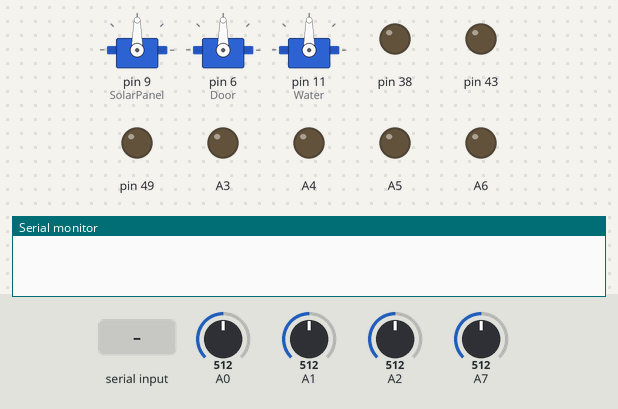
A sketch run on a simulated Arduino Mega 2560, built with avr-gcc and run on an emulated ATmega2560. Shown: 3 × servo, output pins drawn as LEDs (lit = HIGH), the last lines printed to the serial monitor. Inputs (shaded band) come from the test bench; at power-on: A1 = 512, A0 = 512, A2 = 512, A7 = 512. Pins used as bus, display or sensor lines are not drawn.

Above: at 1.2 s.
1.3 s: A1 set to 528
3.2 s: "200\n" received over Serial
At 4.0 s:
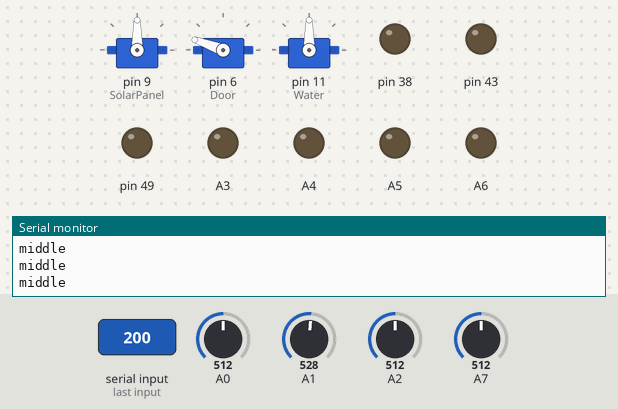
4.7 s: "5\n" received over Serial
At 6.0 s:
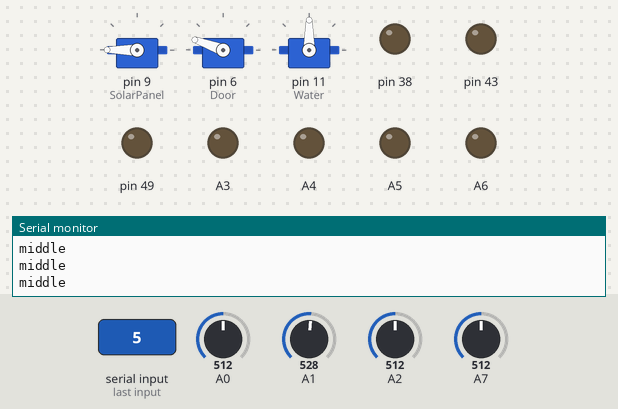
Timing chart, 0 to 7.7 s (numbered marks = the images above; inputs shaded):
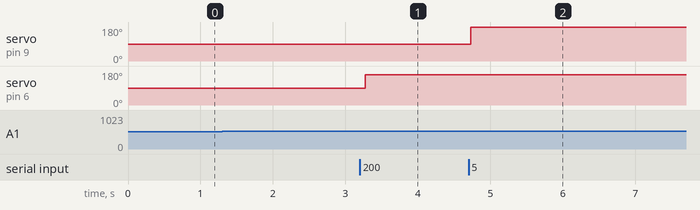

Measured:
- after the input at 3.2 s, servo on pin 6 (Door): 90° → 160° after 0.07 s
- after the input at 4.7 s, servo on pin 9 (SolarPanel): 90° → 180° at once

The sketch:

main.ino
```cpp
 /*
  *
  * 30.12.2018
  *
  * This project developt by Gamze YILMAZ and Cetin Kaya
  *
  * Kocaeli University
  *
  * gamzeyyilmazz@gmail.com
  *
  * contact@cetinkaya.co
  *
*/
#include<Keypad.h>
#include <Servo.h>
#include <SPI.h>
#include <MFRC522.h>

// RFID SPI pins config
/* -----------------------------------------------------------------------------------------
 *             MFRC522      Arduino       Arduino   Arduino    Arduino          Arduino
 *             Reader/PCD   Uno/101       Mega      Nano v3    Leonardo/Micro   Pro Micro
 * Signal      Pin          Pin           Pin       Pin        Pin              Pin
 * -----------------------------------------------------------------------------------------
 * RST/Reset   RST          9             5         D9         RESET/ICSP-5     RST
 * SPI SS      SDA(SS)      10            53        D10        10               10
 * SPI MOSI    MOSI         11 / ICSP-4   51        D11        ICSP-4           16
 * SPI MISO    MISO         12 / ICSP-1   50        D12        ICSP-1           14
 * SPI SCK     SCK          13 / ICSP-3   52        D13        ICSP-3           15
 */

#define RST_PIN         5       // RFID Reset Pin
#define SS_PIN          53      // RFID SDA Pin
MFRC522 mfrc522(SS_PIN, RST_PIN);  // Create MFRC522 instance
Servo SolarPanel; // Identifying servos
Servo Door;
Servo Water;
const byte ROWS = 4; // Keypad rows and collums
const byte COLS = 4;
char hexaKeys[ROWS][COLS] = {
  {'1', '2', '3', 'A'},
  {'4', '5', '6', 'B'},
  {'7', '8', '9', 'C'},
  {'*', '0', '#', 'D'}
};

byte rowPins[ROWS] = {36,34,32,30}; // Keypad rows and collums pins
byte colPins[COLS] = {37,35,33,31};

Keypad customKeypad = Keypad(makeKeymap(hexaKeys), rowPins, colPins, ROWS, COLS);
#define ROW_1 46
#define ROW_2 42
#define ROW_3 40
#define ROW_4 48
#define ROW_5 39
#define ROW_6 47
#define ROW_7 45
#define ROW_8 39

#define COL_1 44
#define COL_2 41
#define COL_3 A8
#define COL_4 A9
#define COL_5 A10
#define COL_6 A11
#define COL_7 A12
#define COL_8 A13

const byte rows[] =
{

    ROW_1, ROW_2, ROW_3, ROW_4, ROW_5, ROW_6, ROW_7, ROW_8

};
const byte col[] =
{

  COL_1,COL_2, COL_3, COL_4, COL_5, COL_6, COL_7, COL_8

};

// "1" is off "0" is on

byte ALL[] = {B11111111,B11111111,B11111111,B11111111,B11111111,B11111111,B11111111,B11111111};

byte EX[] = {B00000000,B00010000,B00010000,B00010000,B00010000,B00000000,B00010000,B00000000};

byte TRIANGLE[] =  {B11101111,B11010111,B10111011,B00000001,B11111111,B11111111,B11111111,B11111111};

byte SQUARE[] =  {00000000,00000000,00000000,00000000,00000000,00000000,00000000,00000000};

byte CIRCLE[] =  {B11000111,B10111011,B01111101,B01111101,B01111101,B10111011,B11000111,B11111111};

byte HEXAGON[] =  {B11111111,B11111001,B11110110,B11110110,B11111001,B11111111,B11111111,B11111111};

byte TRAPAZOID[] =  {B11111111,B11111011,B11111001,B11111010,B11111010,B11111010,B11111001,B11111011};

byte RECTANGLE[] =  {B11111111,B0000000,B01111110,B01111110,B01111110,B01111110,B00000000,B11111111};

float timeCount = 0;
int val,x,j=0,m=0;
String password[4] = {};
int val2;
int PanelLeft, PanelRight, PanelMiddle;
int RefValue = 200;

void setup()
{
  SPI.begin();           // Init SPI bus
  mfrc522.PCD_Init();    // Init MFRC522
  mfrc522.PCD_DumpVersionToSerial();  // Show details of PCD - MFRC522 Card Reader details
  Serial.println(F("Scan PICC to see UID, SAK, type, and data blocks..."));

  Serial.begin(115200);  // Open serial port
  SolarPanel.attach(9);
  Door.attach(6);
  Water.attach(11);

  for (byte i = 33; i <= 53; i++)
  pinMode(i, OUTPUT);
  pinMode(A0,INPUT);
  pinMode(A1,INPUT);
  pinMode(A2,INPUT);
  pinMode(A8, OUTPUT);
  pinMode(A9, OUTPUT);
  pinMode(A10, OUTPUT);
  pinMode(A11, OUTPUT);
  pinMode(A12, OUTPUT);
  pinMode(A13, OUTPUT);
  pinMode(A3, OUTPUT);
  pinMode(A4, OUTPUT);
  pinMode(A5, OUTPUT);
  pinMode(A6, OUTPUT);
  pinMode(A7, INPUT);
}

void loop()
{

 int CNY70Value = analogRead(A7);

 if(CNY70Value > 900) // Detects white color
  {
    Serial.println("white");
  }
  PanelLeft = analogRead(A0);
  PanelMiddle = analogRead(A1);
  PanelRight = analogRead(A2);

  if(PanelLeft > PanelRight & PanelLeft > PanelMiddle)
  {
    Serial.println("left");
    delay(50);
  }

  if (PanelMiddle > PanelLeft & PanelMiddle >PanelRight)
  {
    Serial.println("middle");
    delay(50);
  }

  if(PanelRight > PanelMiddle & PanelRight > PanelLeft)
  {
    Serial.println("right");
    delay(50);
  }

  if(x==1)
  {
    drawScreen(TRIANGLE);
  }
  if(x==2)
  {
    drawScreen(SQUARE);
  }
  if(x==3)
  {
    drawScreen(CIRCLE);
  }
  if(x==4)
  {
    drawScreen(RECTANGLE);
  }

char customKey = customKeypad.getKey();
  {
  if (customKey)
  {
    password[j] = customKey;
    j++;
  }
  if(j == 4)
  {
    Serial.print("sifre ");
  for(int i = 0; i < 4; i++)
  {
    Serial.print(password[i]);
  }
    Serial.println("");
    j=0;
  }
  if (Serial.available() > 0) {
                // read the incoming byte:
             // String incoming_data = Serial.readString();
    val = Serial.parseInt();

  if(val == 1)
  {
    x=1;
  }

  if(val== 2)
  {
    x=2;
  }

  if(val== 3)
  {
    x=3;
  }

  if(val== 4)
  {
    x=4;
  }

  if(val == 5)
  {
    SolarPanel.write(180);
  }

  if(val == 90)
  {
    SolarPanel.write(90);
  }

  if(val == 180)
  {
    SolarPanel.write(0);
  }

  if(val == 6)
  {
    digitalWrite(A3,HIGH);
    digitalWrite(A4,LOW);
    digitalWrite(A5,LOW);
    digitalWrite(A6,LOW);
  }

  if(val == 7)
  {
    digitalWrite(A4,HIGH);
    digitalWrite(A3,LOW);
    digitalWrite(A5,LOW);
    digitalWrite(A6,LOW);
  }

  if(val == 8)
  {
    digitalWrite(A5,HIGH);
    digitalWrite(A3,LOW);
    digitalWrite(A4,LOW);
    digitalWrite(A6,LOW);
  }

  if(val == 9)
  {
    digitalWrite(A6,HIGH);
    digitalWrite(A4,LOW);
    digitalWrite(A5,LOW);
    digitalWrite(A3,LOW);
  }
  if(val >182 & val< 340 )
  {
    Door.write(360-val);
  }

  if(val >340 )
  {
    if(val==360)
    {
      Water.write(-540+val);

  }
  delay(200);
  }

  if(val==540)
    Water.write(-540+val+180);
  }
  }

  if ( !mfrc522.PICC_IsNewCardPresent())
  {

    return ;
  }

  // Select one of the cards
  if ( !mfrc522.PICC_ReadCardSerial())
  {
    return;
  }
  String content= "";
  byte letter;

  for (byte i = 0; i < mfrc522.uid.size; i++)
  {
    content.concat(String(mfrc522.uid.uidByte[i] < 0x10 ? " 0" : " "));
    content.concat(String(mfrc522.uid.uidByte[i], HEX));
  }

  content.toUpperCase();
  if (content.substring(1) == "CA CD 01 10") //change here the UID of the card/cards that you want to give access
  {
    Serial.println("lala");
  }

  if (content.substring(1) == "15 3F D2 65") //change here the UID of the card/cards that you want to give access
  {
    Serial.println("po");
  }


}
 void  drawScreen(byte buffer2[])
 {
   // Turn on each row in series
    for (byte i = 0; i < 8; i++)        // count next row
     {
        digitalWrite(rows[i], HIGH);    //initiate whole row
        for (byte a = 0; a < 8; a++)    // count next row
        {
          // if You set (~buffer2[i] >> a) then You will have positive
          digitalWrite(col[a], (buffer2[i] >> a) & 0x01); // initiate whole column

          delayMicroseconds(100);       // uncoment deley for diferent speed of display
          //delayMicroseconds(1000);
          //delay(10);
          //delay(100);

          digitalWrite(col[a], 1);      // reset whole column
        }
        digitalWrite(rows[i], LOW);     // reset whole row
        // otherwise last row will intersect with next row
    }
}
```
